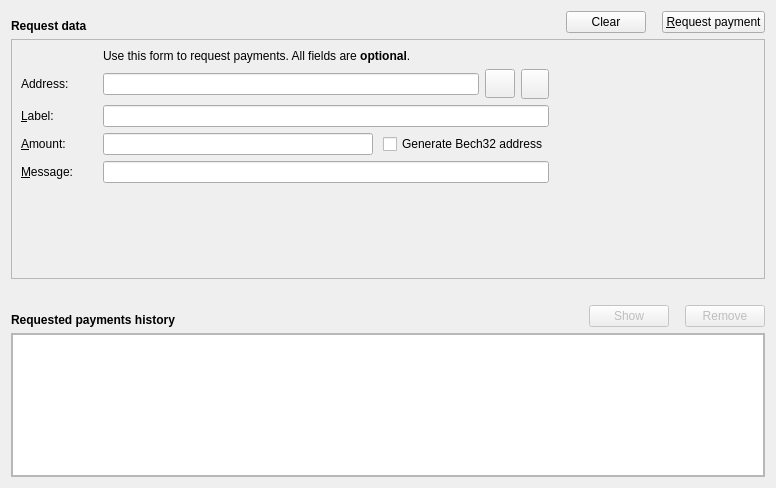
<?xml version="1.0" encoding="UTF-8"?>
<ui version="4.0">
 <class>ReceiveCoinsDialog</class>
 <widget class="QWidget" name="ReceiveCoinsDialog">
  <property name="geometry">
   <rect>
    <x>0</x>
    <y>0</y>
    <width>776</width>
    <height>488</height>
   </rect>
  </property>
  <layout class="QVBoxLayout" name="verticalLayout">
   <item>
    <layout class="QHBoxLayout" name="horizontalLayout">
     <item>
      <widget class="QLabel" name="label_7">
       <property name="font">
        <font>
         <weight>75</weight>
         <bold>true</bold>
        </font>
       </property>
       <property name="text">
        <string>Request data</string>
       </property>
       <property name="alignment">
        <set>Qt::AlignBottom|Qt::AlignLeading|Qt::AlignLeft</set>
       </property>
      </widget>
     </item>
     <item>
      <spacer name="horizontalSpacer_6">
       <property name="orientation">
        <enum>Qt::Horizontal</enum>
       </property>
       <property name="sizeType">
        <enum>QSizePolicy::Expanding</enum>
       </property>
       <property name="sizeHint" stdset="0">
        <size>
         <width>70</width>
         <height>20</height>
        </size>
       </property>
      </spacer>
     </item>
     <item>
      <widget class="QPushButton" name="clearButton">
       <property name="sizePolicy">
        <sizepolicy hsizetype="Minimum" vsizetype="Fixed">
         <horstretch>0</horstretch>
         <verstretch>0</verstretch>
        </sizepolicy>
       </property>
       <property name="toolTip">
        <string>Clear all fields of the form.</string>
       </property>
       <property name="text">
        <string>Clear</string>
       </property>
       <property name="icon">
        <iconset resource="../bitcoin.qrc">
         <normaloff>:/icons/remove</normaloff>:/icons/remove</iconset>
       </property>
       <property name="autoDefault">
        <bool>false</bool>
       </property>
      </widget>
     </item>
     <item>
      <spacer name="horizontalSpacer_5">
       <property name="orientation">
        <enum>Qt::Horizontal</enum>
       </property>
       <property name="sizeType">
        <enum>QSizePolicy::Fixed</enum>
       </property>
       <property name="sizeHint" stdset="0">
        <size>
         <width>10</width>
         <height>20</height>
        </size>
       </property>
      </spacer>
     </item>
     <item>
      <widget class="QPushButton" name="receiveButton">
       <property name="text">
        <string>&amp;Request payment</string>
       </property>
       <property name="icon">
        <iconset resource="../bitcoin.qrc">
         <normaloff>:/icons/request_payment</normaloff>:/icons/request_payment</iconset>
       </property>
      </widget>
     </item>
    </layout>
   </item>
   <item>
    <widget class="QFrame" name="frameRequest">
     <property name="sizePolicy">
      <sizepolicy hsizetype="Preferred" vsizetype="Fixed">
       <horstretch>0</horstretch>
       <verstretch>0</verstretch>
      </sizepolicy>
     </property>
     <property name="frameShape">
      <enum>QFrame::StyledPanel</enum>
     </property>
     <property name="frameShadow">
      <enum>QFrame::Sunken</enum>
     </property>
     <layout class="QHBoxLayout" name="horizontalLayout_4">
      <item>
       <layout class="QGridLayout" name="gridLayout">
        <property name="horizontalSpacing">
         <number>15</number>
        </property>
        <item row="4" column="0">
         <widget class="QLabel" name="label_2">
          <property name="toolTip">
           <string>An optional label to associate with the new receiving address.</string>
          </property>
          <property name="text">
           <string>&amp;Label:</string>
          </property>
          <property name="buddy">
           <cstring>reqLabel</cstring>
          </property>
         </widget>
        </item>
        <item row="6" column="0">
         <widget class="QLabel" name="label_3">
          <property name="toolTip">
           <string>An optional message to attach to the payment request, which will be displayed when the request is opened. Note: The message will not be sent with the payment over the Merci network.</string>
          </property>
          <property name="text">
           <string>&amp;Message:</string>
          </property>
          <property name="buddy">
           <cstring>reqMessage</cstring>
          </property>
         </widget>
        </item>
        <item row="3" column="2">
         <layout class="QHBoxLayout" name="horizontalLayout_3">
          <property name="spacing">
           <number>6</number>
          </property>
          <item>
           <widget class="QLineEdit" name="leAddress"/>
          </item>
          <item>
           <widget class="QToolButton" name="copyAddressButton">
            <property name="text">
             <string/>
            </property>
            <property name="iconSize">
             <size>
              <width>22</width>
              <height>22</height>
             </size>
            </property>
           </widget>
          </item>
          <item>
           <widget class="QToolButton" name="refreshButton">
            <property name="minimumSize">
             <size>
              <width>28</width>
              <height>30</height>
             </size>
            </property>
            <property name="maximumSize">
             <size>
              <width>20</width>
              <height>30</height>
             </size>
            </property>
            <property name="text">
             <string/>
            </property>
           </widget>
          </item>
         </layout>
        </item>
        <item row="6" column="2">
         <widget class="QLineEdit" name="reqMessage">
          <property name="toolTip">
           <string>An optional message to attach to the payment request, which will be displayed when the request is opened. Note: The message will not be sent with the payment over the Merci network.</string>
          </property>
         </widget>
        </item>
        <item row="2" column="2">
         <widget class="QLabel" name="label_5">
          <property name="text">
           <string>Use this form to request payments. All fields are &lt;b&gt;optional&lt;/b&gt;.</string>
          </property>
         </widget>
        </item>
        <item row="4" column="2">
         <widget class="QLineEdit" name="reqLabel">
          <property name="toolTip">
           <string>An optional label to associate with the new receiving address.</string>
          </property>
         </widget>
        </item>
        <item row="5" column="0">
         <widget class="QLabel" name="label">
          <property name="toolTip">
           <string>An optional amount to request. Leave this empty or zero to not request a specific amount.</string>
          </property>
          <property name="text">
           <string>&amp;Amount:</string>
          </property>
          <property name="buddy">
           <cstring>reqAmount</cstring>
          </property>
         </widget>
        </item>
        <item row="3" column="0">
         <widget class="QLabel" name="label_8">
          <property name="text">
           <string>Address:</string>
          </property>
         </widget>
        </item>
        <item row="5" column="2">
         <layout class="QHBoxLayout" name="horizontalLayout_5">
          <property name="spacing">
           <number>10</number>
          </property>
          <item>
           <widget class="BitcoinAmountField" name="reqAmount">
            <property name="sizePolicy">
             <sizepolicy hsizetype="Expanding" vsizetype="Fixed">
              <horstretch>0</horstretch>
              <verstretch>0</verstretch>
             </sizepolicy>
            </property>
            <property name="minimumSize">
             <size>
              <width>80</width>
              <height>0</height>
             </size>
            </property>
            <property name="toolTip">
             <string>An optional amount to request. Leave this empty or zero to not request a specific amount.</string>
            </property>
           </widget>
          </item>
          <item>
           <widget class="QCheckBox" name="useBech32">
            <property name="sizePolicy">
             <sizepolicy hsizetype="Fixed" vsizetype="Fixed">
              <horstretch>0</horstretch>
              <verstretch>0</verstretch>
             </sizepolicy>
            </property>
            <property name="maximumSize">
             <size>
              <width>1000</width>
              <height>16777215</height>
             </size>
            </property>
            <property name="focusPolicy">
             <enum>Qt::StrongFocus</enum>
            </property>
            <property name="toolTip">
             <string>Bech32 addresses (BIP-173) are cheaper to spend from and offer better protection against typos. When unchecked a P2SH wrapped SegWit address will be created, compatible with older wallets.</string>
            </property>
            <property name="text">
             <string>Generate Bech32 address</string>
            </property>
           </widget>
          </item>
         </layout>
        </item>
        <item row="7" column="0" colspan="3">
         <spacer name="verticalSpacer">
          <property name="orientation">
           <enum>Qt::Vertical</enum>
          </property>
          <property name="sizeHint" stdset="0">
           <size>
            <width>20</width>
            <height>0</height>
           </size>
          </property>
         </spacer>
        </item>
       </layout>
      </item>
      <item>
       <widget class="QRImageWidget" name="lblQRCode">
        <property name="minimumSize">
         <size>
          <width>200</width>
          <height>220</height>
         </size>
        </property>
        <property name="maximumSize">
         <size>
          <width>200</width>
          <height>220</height>
         </size>
        </property>
        <property name="text">
         <string/>
        </property>
        <property name="alignment">
         <set>Qt::AlignCenter</set>
        </property>
        <property name="wordWrap">
         <bool>true</bool>
        </property>
       </widget>
      </item>
     </layout>
    </widget>
   </item>
   <item>
    <spacer name="verticalSpacer_2">
     <property name="orientation">
      <enum>Qt::Vertical</enum>
     </property>
     <property name="sizeType">
      <enum>QSizePolicy::Fixed</enum>
     </property>
     <property name="sizeHint" stdset="0">
      <size>
       <width>10</width>
       <height>20</height>
      </size>
     </property>
    </spacer>
   </item>
   <item>
    <layout class="QHBoxLayout" name="horizontalLayout_2">
     <item>
      <widget class="QLabel" name="label_6">
       <property name="font">
        <font>
         <weight>75</weight>
         <bold>true</bold>
        </font>
       </property>
       <property name="text">
        <string>Requested payments history</string>
       </property>
       <property name="alignment">
        <set>Qt::AlignBottom|Qt::AlignLeading|Qt::AlignLeft</set>
       </property>
      </widget>
     </item>
     <item>
      <spacer name="horizontalSpacer_3">
       <property name="orientation">
        <enum>Qt::Horizontal</enum>
       </property>
       <property name="sizeType">
        <enum>QSizePolicy::Expanding</enum>
       </property>
       <property name="sizeHint" stdset="0">
        <size>
         <width>70</width>
         <height>20</height>
        </size>
       </property>
      </spacer>
     </item>
     <item>
      <widget class="QPushButton" name="showRequestButton">
       <property name="enabled">
        <bool>false</bool>
       </property>
       <property name="toolTip">
        <string>Show the selected request (does the same as double clicking an entry)</string>
       </property>
       <property name="text">
        <string>Show</string>
       </property>
       <property name="icon">
        <iconset resource="../bitcoin.qrc">
         <normaloff>:/icons/show</normaloff>:/icons/show</iconset>
       </property>
       <property name="iconSize">
        <size>
         <width>22</width>
         <height>16</height>
        </size>
       </property>
       <property name="autoDefault">
        <bool>false</bool>
       </property>
      </widget>
     </item>
     <item>
      <spacer name="horizontalSpacer_4">
       <property name="orientation">
        <enum>Qt::Horizontal</enum>
       </property>
       <property name="sizeType">
        <enum>QSizePolicy::Fixed</enum>
       </property>
       <property name="sizeHint" stdset="0">
        <size>
         <width>10</width>
         <height>20</height>
        </size>
       </property>
      </spacer>
     </item>
     <item>
      <widget class="QPushButton" name="removeRequestButton">
       <property name="enabled">
        <bool>false</bool>
       </property>
       <property name="toolTip">
        <string>Remove the selected entries from the list</string>
       </property>
       <property name="text">
        <string>Remove</string>
       </property>
       <property name="icon">
        <iconset resource="../bitcoin.qrc">
         <normaloff>:/icons/remove</normaloff>:/icons/remove</iconset>
       </property>
       <property name="autoDefault">
        <bool>false</bool>
       </property>
      </widget>
     </item>
    </layout>
   </item>
   <item>
    <widget class="QFrame" name="frame">
     <property name="sizePolicy">
      <sizepolicy hsizetype="Preferred" vsizetype="Expanding">
       <horstretch>0</horstretch>
       <verstretch>0</verstretch>
      </sizepolicy>
     </property>
     <property name="frameShape">
      <enum>QFrame::StyledPanel</enum>
     </property>
     <property name="frameShadow">
      <enum>QFrame::Raised</enum>
     </property>
     <layout class="QVBoxLayout" name="verticalLayout_2">
      <property name="spacing">
       <number>0</number>
      </property>
      <property name="leftMargin">
       <number>0</number>
      </property>
      <property name="topMargin">
       <number>0</number>
      </property>
      <property name="rightMargin">
       <number>0</number>
      </property>
      <property name="bottomMargin">
       <number>0</number>
      </property>
      <item>
       <widget class="QTableView" name="recentRequestsView">
        <property name="contextMenuPolicy">
         <enum>Qt::CustomContextMenu</enum>
        </property>
        <property name="tabKeyNavigation">
         <bool>false</bool>
        </property>
        <property name="sortingEnabled">
         <bool>true</bool>
        </property>
       </widget>
      </item>
     </layout>
    </widget>
   </item>
  </layout>
 </widget>
 <customwidgets>
  <customwidget>
   <class>BitcoinAmountField</class>
   <extends>QLineEdit</extends>
   <header>qt/bitcoinamountfield.h</header>
   <container>1</container>
  </customwidget>
  <customwidget>
   <class>QRImageWidget</class>
   <extends>QLabel</extends>
   <header>qt/receiverequestdialog.h</header>
  </customwidget>
 </customwidgets>
 <tabstops>
  <tabstop>recentRequestsView</tabstop>
  <tabstop>showRequestButton</tabstop>
  <tabstop>removeRequestButton</tabstop>
 </tabstops>
 <resources>
  <include location="../bitcoin.qrc"/>
 </resources>
 <connections/>
</ui>
